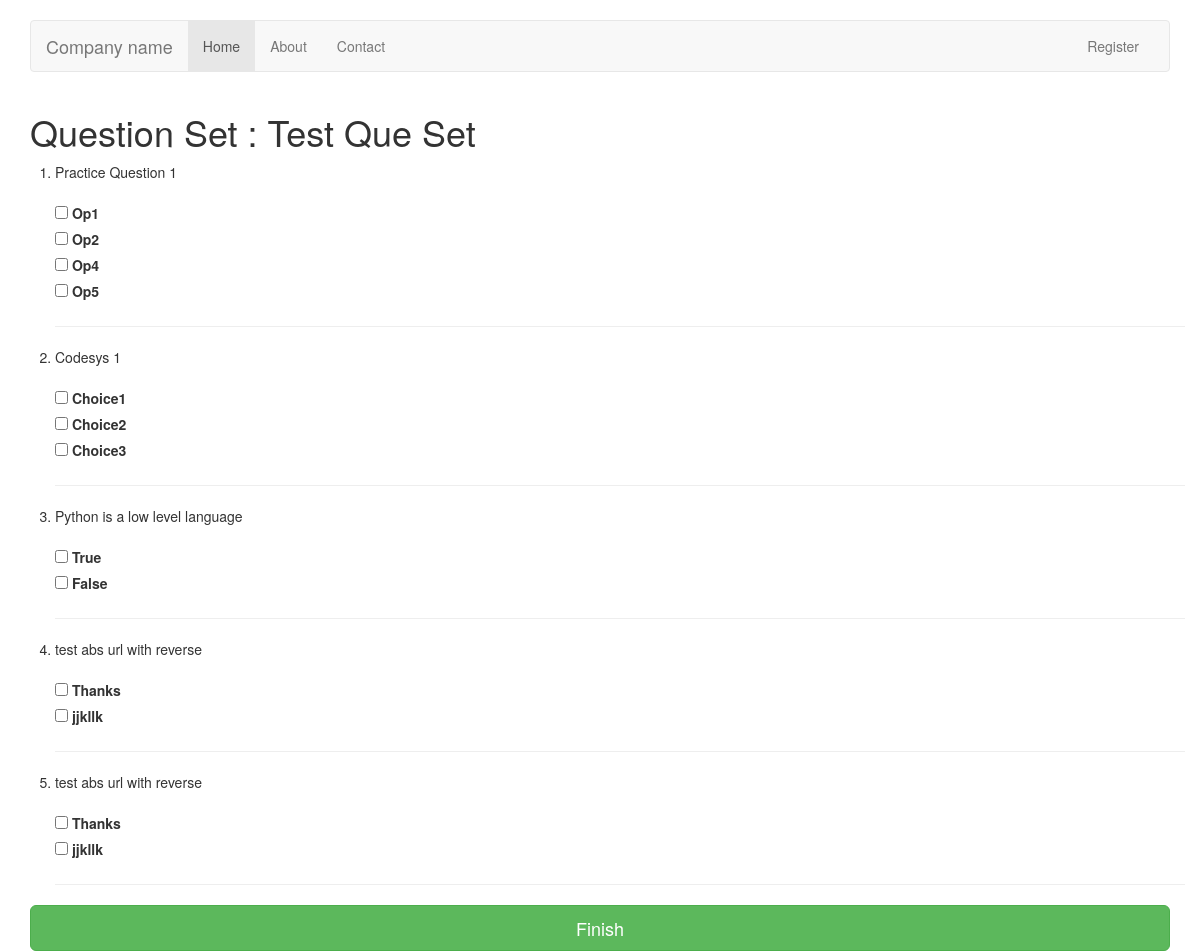
Page /qset/1/ on the committed database.
### Evaluator/models.py (models this page shows, shortened)
class QuestionSet(models.Model):
    name = models.CharField(max_length=200, default='QuestionSet')
    times_taken = models.IntegerField(default=0, editable=False)

class Question(models.Model):
    description = models.CharField('Description', max_length=300)
    difficulty_choice = (
        ('H', 'Hard'),
        ('M', 'Medium'),
        ('E', 'Easy'),
    )
    difficulty = models.CharField(
        max_length=3,
        choices=difficulty_choice,
        default='M'
                    )
    skill = models.ForeignKey(Skill, null=True)
    qset = models.ManyToManyField(QuestionSet)
    def __str__(self):  # __unicode__ on Python 2
        return "{0}".format(self.description)

class Answer(models.Model):
    detail = models.CharField(max_length=128, verbose_name=u'Answer\'s text')
    question = models.ForeignKey(Question, null=True)
    correct = models.BooleanField('Correct', default=True)

### Evaluator/views.py (the view)
# urls.py: url(r'^qset/(?P<qset_pk>\d+)/$', views.question_set_details, name='question_set_details'),
def question_set_details(request, qset_pk):
    question_set = QuestionSet.objects.get(pk=qset_pk)
    questions = Question.objects.filter(qset=question_set)
    return render(request, 'qset_details.html', {'question_set': question_set, 'questions':questions})

### Evaluator/templates/qset_details.html
{% extends 'base.html' %}
{% block content %}
<h1>Question Set : {{question_set.name}}</h1>
<div class="row">
    <ol>
	{% for question in questions %}
		<li>{{ question }}</li>
		<br>
		{% for option in question.answer_set.all %}
        	<input type="checkbox" name="option" id="option{{forloop.counter}}" value="choice.id">
	    	<label for="option{{forloop.counter}}">{{ option.detail }}</label><br>
    	{% endfor %}
    	<hr class="hr">
	{% endfor %}
    </ol>
</div>
<input type="submit" value="Finish" class="btn btn-success btn-lg btn-block" />
{% endblock %}

### rows in the picture
QuestionSet: name "Test Que Set"
Question: description "Practice Question 1"
Answer: detail "Op1"
Answer: detail "Op2"
Answer: detail "Op4"
Answer: detail "Op5"
Question: description "Codesys 1"
Answer: detail "Choice1"
Answer: detail "Choice2"
Answer: detail "Choice3"
Question: description "Python is a low level language"
Answer: detail "True"
Answer: detail "False"
Question: description "test abs url with reverse"
Answer: detail "Thanks"
Answer: detail "jjkllk"
Question: description "test abs url with reverse"
Answer: detail "Thanks"
Answer: detail "jjkllk"
